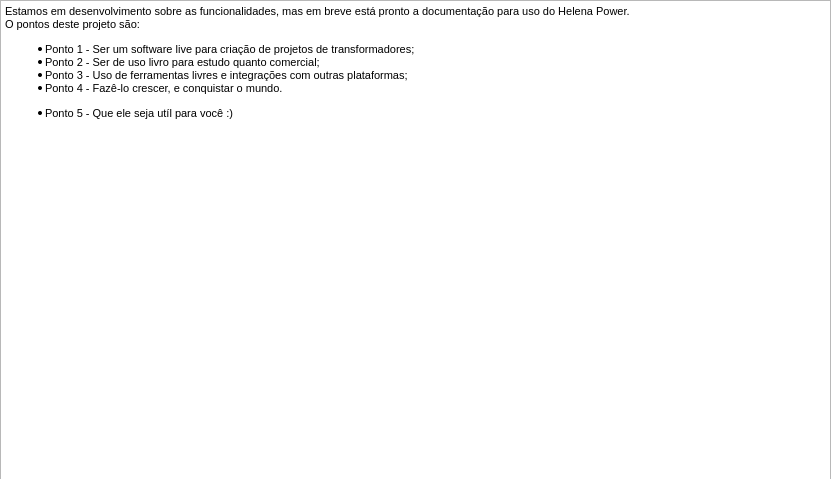
<?xml version="1.0" encoding="UTF-8"?>
<ui version="4.0">
 <class>WindowHelp</class>
 <widget class="QDialog" name="WindowHelp">
  <property name="geometry">
   <rect>
    <x>0</x>
    <y>0</y>
    <width>831</width>
    <height>479</height>
   </rect>
  </property>
  <property name="minimumSize">
   <size>
    <width>831</width>
    <height>479</height>
   </size>
  </property>
  <property name="maximumSize">
   <size>
    <width>831</width>
    <height>479</height>
   </size>
  </property>
  <property name="windowTitle">
   <string>Helena - Ajuda sobre o software</string>
  </property>
  <property name="windowIcon">
   <iconset resource="../icons/main.qrc">
    <normaloff>:/iconPower.ico</normaloff>:/iconPower.ico</iconset>
  </property>
  <widget class="QTextBrowser" name="textBrowser">
   <property name="geometry">
    <rect>
     <x>0</x>
     <y>0</y>
     <width>831</width>
     <height>481</height>
    </rect>
   </property>
   <property name="html">
    <string>&lt;!DOCTYPE HTML PUBLIC &quot;-//W3C//DTD HTML 4.0//EN&quot; &quot;http://www.w3.org/TR/REC-html40/strict.dtd&quot;&gt;
&lt;html&gt;&lt;head&gt;&lt;meta name=&quot;qrichtext&quot; content=&quot;1&quot; /&gt;&lt;style type=&quot;text/css&quot;&gt;
p, li { white-space: pre-wrap; }
&lt;/style&gt;&lt;/head&gt;&lt;body style=&quot; font-family:'MS Shell Dlg 2'; font-size:8.25pt; font-weight:400; font-style:normal;&quot;&gt;
&lt;p style=&quot; margin-top:0px; margin-bottom:0px; margin-left:0px; margin-right:0px; -qt-block-indent:0; text-indent:0px;&quot;&gt;&lt;span style=&quot; font-size:8pt;&quot;&gt;Estamos em desenvolvimento sobre as funcionalidades, mas em breve está pronto a documentação para uso do Helena Power.&lt;/span&gt;&lt;/p&gt;
&lt;p style=&quot; margin-top:0px; margin-bottom:0px; margin-left:0px; margin-right:0px; -qt-block-indent:0; text-indent:0px;&quot;&gt;&lt;span style=&quot; font-size:8pt;&quot;&gt;O pontos deste projeto são:&lt;/span&gt;&lt;/p&gt;
&lt;ul style=&quot;margin-top: 0px; margin-bottom: 0px; margin-left: 0px; margin-right: 0px; -qt-list-indent: 1;&quot;&gt;&lt;li style=&quot; font-size:8pt;&quot; style=&quot; margin-top:12px; margin-bottom:0px; margin-left:0px; margin-right:0px; -qt-block-indent:0; text-indent:0px;&quot;&gt;Ponto 1 - Ser um software live para criação de projetos de transformadores;&lt;/li&gt;
&lt;li style=&quot; font-size:8pt;&quot; style=&quot; margin-top:0px; margin-bottom:0px; margin-left:0px; margin-right:0px; -qt-block-indent:0; text-indent:0px;&quot;&gt;Ponto 2 - Ser de uso livro para estudo quanto comercial;&lt;/li&gt;
&lt;li style=&quot; font-size:8pt;&quot; style=&quot; margin-top:0px; margin-bottom:0px; margin-left:0px; margin-right:0px; -qt-block-indent:0; text-indent:0px;&quot;&gt;Ponto 3 - Uso de ferramentas livres e integrações com outras plataformas;&lt;/li&gt;
&lt;li style=&quot; font-size:8pt;&quot; style=&quot; margin-top:0px; margin-bottom:12px; margin-left:0px; margin-right:0px; -qt-block-indent:0; text-indent:0px;&quot;&gt;Ponto 4 - Fazê-lo crescer, e conquistar o mundo.&lt;/li&gt;
&lt;li style=&quot; font-size:8pt;&quot; style=&quot; margin-top:0px; margin-bottom:12px; margin-left:0px; margin-right:0px; -qt-block-indent:0; text-indent:0px;&quot;&gt;Ponto 5 - Que ele seja utíl para você :)&lt;/li&gt;&lt;/ul&gt;&lt;/body&gt;&lt;/html&gt;</string>
   </property>
  </widget>
 </widget>
 <resources>
  <include location="../icons/main.qrc"/>
 </resources>
 <connections/>
</ui>
